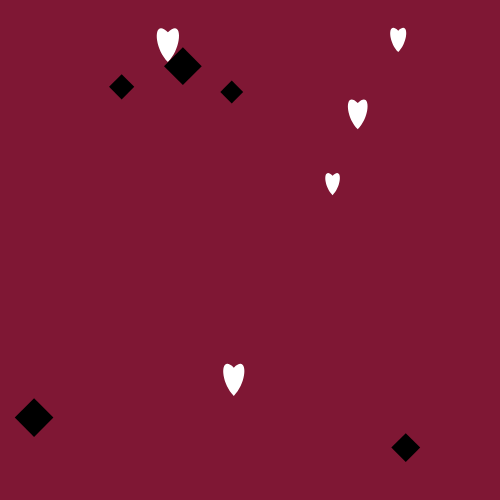
Frame 1 (no input)
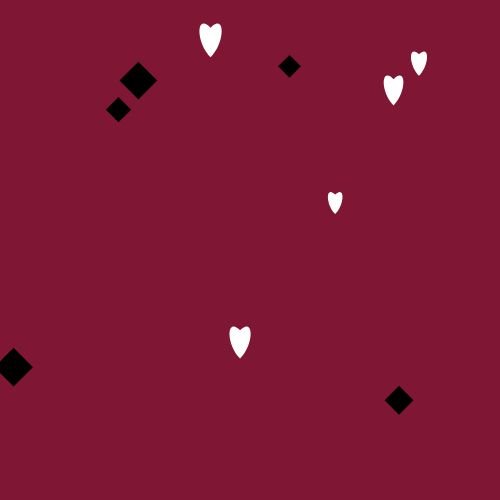
Frame 60 (no input)
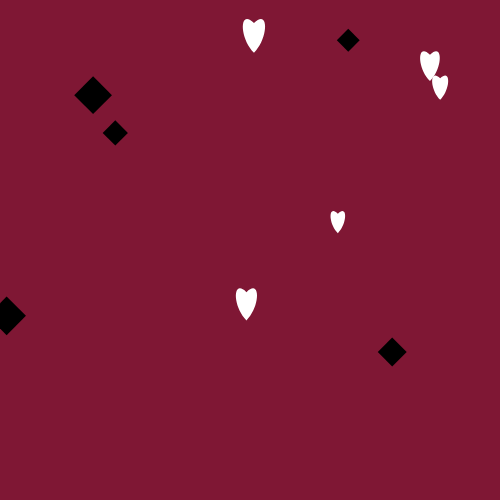
Frame 120 (the mouse pressed at the canvas centre since frame 60)

The p5.js sketch that drew these frames (run headless with seeded random() and noise() and a simulated clock; from frame 60 on, the mouse is pressed at the canvas centre):

// p5.js sketch
// ── sketch.js
let hearts = [];
let diamonds = [];

function setup() {
  createCanvas(500, 500);
  noStroke();
  
  // Crear múltiples corazones y diamantes
  for (let i = 0; i < 5; i++) {
    hearts.push(new Heart(random(width), random(height)));
    diamonds.push(new Diamond(random(width), random(height)));
  }
}

function draw() {
  background(127, 23, 52); // Color de fondo rojo
  
  // Mostrar y actualizar corazones
  for (let heart of hearts) {
    heart.update();
    heart.display();
  }

  // Mostrar y actualizar diamantes
  for (let diamond of diamonds) {
    diamond.update();
    diamond.display();
  }
}

// Clase para corazones
class Heart {
  constructor(x, y) {
    this.x = x;
    this.y = y;
    this.size = random(15, 30);
    this.angle = random(TWO_PI);
    this.xSpeed = random(-1, 1);
    this.ySpeed = random(-1, 1);
  }
  
  update() {
    this.x += this.xSpeed;
    this.y += this.ySpeed;

    // Rebotar en los bordes
    if (this.x > width || this.x < 0) {
      this.xSpeed *= -1;
    }
    if (this.y > height || this.y < 0) {
      this.ySpeed *= -1;
    }
  }
  
  display() {
    fill(255); // Color blanco
    beginShape();
    vertex(this.x, this.y);
    bezierVertex(this.x - this.size / 2, this.y - this.size / 2, this.x - this.size / 2, this.y + this.size / 2, this.x, this.y + this.size);
    bezierVertex(this.x + this.size / 2, this.y + this.size / 2, this.x + this.size / 2, this.y - this.size / 2, this.x, this.y);
    endShape(CLOSE);
  }
}

// Clase para diamantes
class Diamond {
  constructor(x, y) {
    this.x = x;
    this.y = y;
    this.size = random(20, 40);
    this.xSpeed = random(-1, 1);
    this.ySpeed = random(-1, 1);
  }
  
  update() {
    this.x += this.xSpeed;
    this.y += this.ySpeed;

    // Rebotar en los bordes
    if (this.x > width || this.x < 0) {
      this.xSpeed *= -1;
    }
    if (this.y > height || this.y < 0) {
      this.ySpeed *= -1;
    }
  }
  
  display() {
    fill(0); // Color negro
    beginShape();
    vertex(this.x, this.y - this.size / 2);
    vertex(this.x + this.size / 2, this.y);
    vertex(this.x, this.y + this.size / 2);
    vertex(this.x - this.size / 2, this.y);
    endShape(CLOSE);
  }
}
